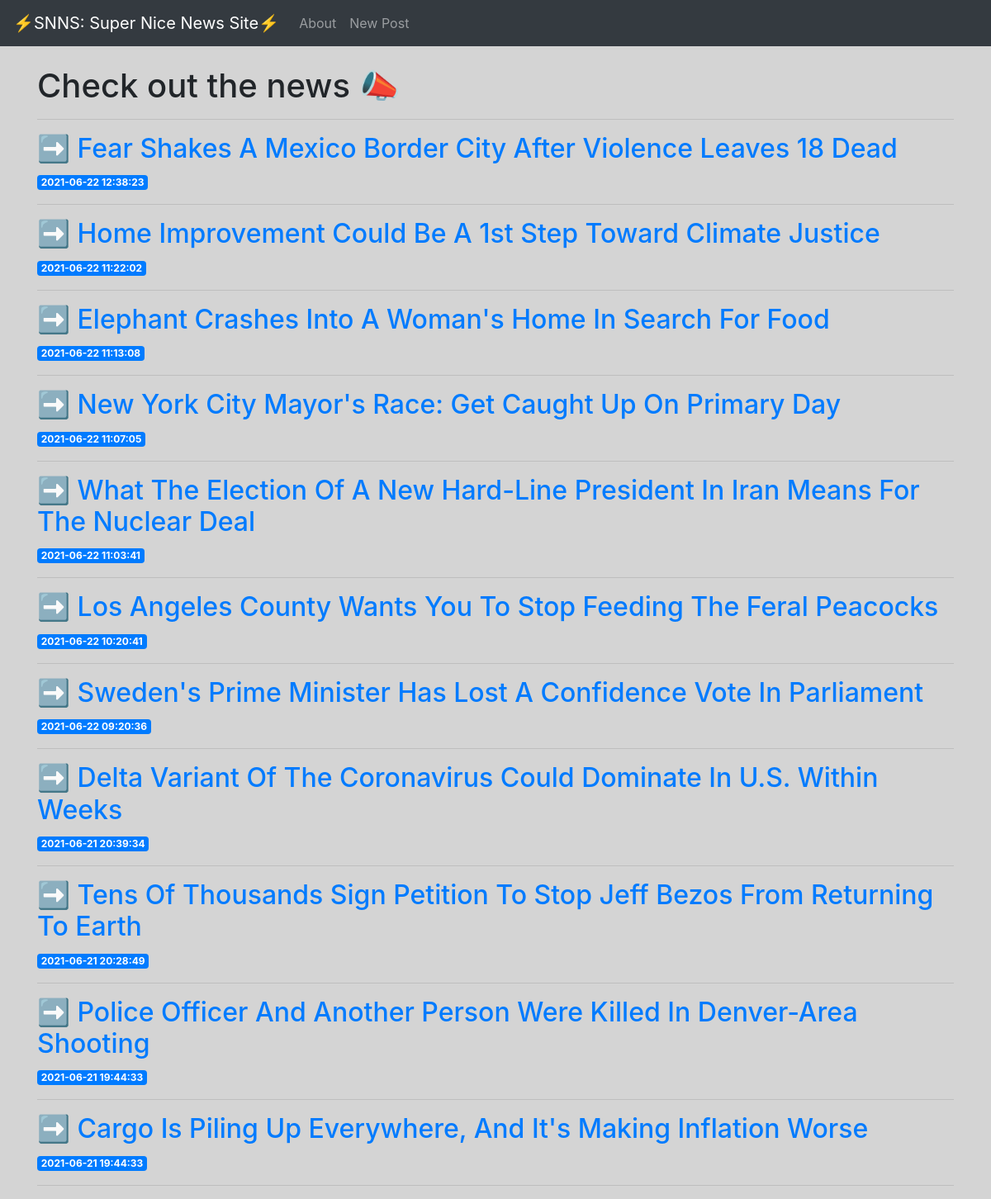
The page / on the database its author committed.
### tables this page shows
CREATE TABLE posts (
    id INTEGER PRIMARY KEY AUTOINCREMENT,
    created TIMESTAMP NOT NULL DEFAULT CURRENT_TIMESTAMP,
    title TEXT NOT NULL,
    content TEXT NOT NULL
);

### app.py (the view)
@app.route('/')
def home():
    conn = get_db_connection()
    posts = conn.execute('SELECT * FROM posts ORDER BY id DESC').fetchall()
    conn.close()
    return render_template('home.html', posts=posts)

### app.py (called while the page is built)
def get_db_connection():
    conn = sqlite3.connect('database.db')
    conn.row_factory = sqlite3.Row
    return conn

### templates/home.html (shortened to what this page needs)
{% extends 'base.html' %}
{% block content %}
    <h1>Check out the news 📣</h1>
        {% for post in posts %}
            <hr>
                <a href="{{ url_for('post', post_id=post['id']) }}">
                    <h2>➡&nbsp;{{ post['title'] }}</h2>
            </a>
                <span class="badge badge-primary">{{ post['created'] }}</span>
        {% endfor %}
    <hr>
{% endblock %}

### templates/base.html (shortened to what this page needs)
<!DOCTYPE html>
<html lang="en">
    <head>
                <link rel="stylesheet" href="https://stackpath.bootstrapcdn.com/bootstrap/4.3.1/css/bootstrap.min.css">
    </head>
    <body>
        <nav class="navbar navbar-expand-md navbar-dark bg-dark">
            <a class="navbar-brand" href="{{ url_for('home')}}">⚡SNNS: Super Nice News Site⚡</a>
            <div class="collapse navbar-collapse" id="navbarNav">
                <ul class="navbar-nav">
                    <li class="nav-item">
                        <a class="nav-link" href="{{url_for('about')}}">About</a>
                    </li>
                    <li class="nav-item">
                        <a class="nav-link" href="{{url_for('create')}}">New Post</a>
                    </li>
                </ul>
            </div>
        </nav>
    <div class="container">
        {% block content %} {% endblock %}
    </div>
    </body>
</html>

### templates/base.html (style rules this page uses)
body { background-color: #d4d4d4; }

### rows shown on the page
posts: title "Fear Shakes A Mexico Border City After Violence Leaves 18 Dead", created "2021-06-22 12:38:23"
posts: title "Home Improvement Could Be A 1st Step Toward Climate Justice", created "2021-06-22 11:22:02"
posts: title "Elephant Crashes Into A Woman's Home In Search For Food", created "2021-06-22 11:13:08"
posts: title "New York City Mayor's Race: Get Caught Up On Primary Day", created "2021-06-22 11:07:05"
posts: title "What The Election Of A New Hard-Line President In Iran Means For The Nuclear Deal", created "2021-06-22 11:03:41"
posts: title "Los Angeles County Wants You To Stop Feeding The Feral Peacocks", created "2021-06-22 10:20:41"
posts: title "Sweden's Prime Minister Has Lost A Confidence Vote In Parliament", created "2021-06-22 09:20:36"
posts: title "Delta Variant Of The Coronavirus Could Dominate In U.S. Within Weeks", created "2021-06-21 20:39:34"
posts: title "Tens Of Thousands Sign Petition To Stop Jeff Bezos From Returning To Earth", created "2021-06-21 20:28:49"
posts: title "Police Officer And Another Person Were Killed In Denver-Area Shooting", created "2021-06-21 19:44:33"
posts: title "Cargo Is Piling Up Everywhere, And It's Making Inflation Worse", created "2021-06-21 19:44:33"
